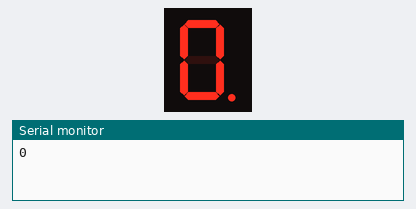
The sketch below on a simulated Arduino Uno, built with avr-gcc and run on an emulated ATmega328P. Parts: 1-digit seven-segment display, the last lines printed to the serial monitor. Wiring (inferred from the names in the program): 1-digit 7-segment display, segments lit when LOW: segments pin 5, pin 4, pin 9, pin 10, pin 11, pin 6, pin 7, pin 8. The segment pins are drawn as the display they are named for.

Above: at 0.1 s.
At 1.1 s:
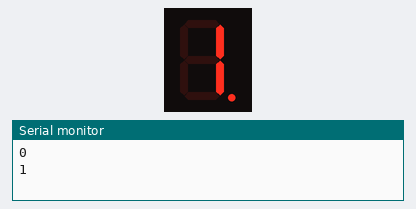
At 2.1 s:
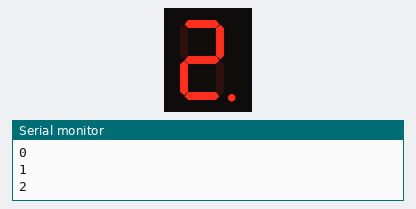
At 4.1 s:
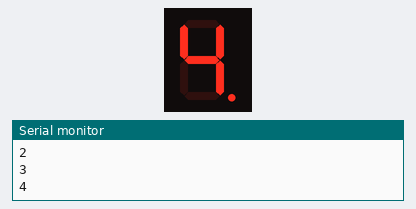
At 6.1 s:
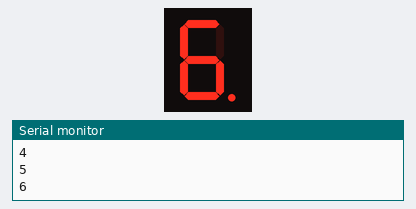
At 9.1 s:
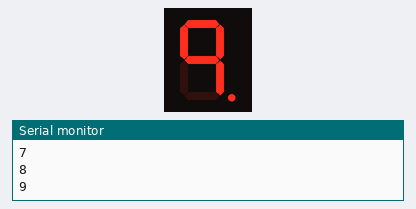

Measured:
- by itself, everything shown: repeats every 10.0 s, in 10 steps
- what the display in image 1 shows lasts 1.0 s, from 1.0 s to 2.0 s

The sketch:

epic_albar1.ino
```cpp
#define Led_A 5
#define Led_B 4
#define Led_C 9
#define Led_D 10
#define Led_E 11
#define Led_F 6
#define Led_G 7
#define Led_DOT 8

#define LEDOFF HIGH
#define LEDON LOW
#define viive 1000

void setup()
{
  pinMode(Led_A, OUTPUT);
  pinMode(Led_B, OUTPUT);
  pinMode(Led_C, OUTPUT);
  pinMode(Led_D, OUTPUT);
  pinMode(Led_E, OUTPUT);
  pinMode(Led_F, OUTPUT);
  pinMode(Led_G, OUTPUT);
  pinMode(Led_DOT, OUTPUT);

  digitalWrite(Led_A, LEDOFF);
  digitalWrite(Led_B, LEDOFF);
  digitalWrite(Led_C, LEDOFF);
  digitalWrite(Led_D, LEDOFF);
  digitalWrite(Led_E, LEDOFF);
  digitalWrite(Led_F, LEDOFF);
  digitalWrite(Led_G, LEDOFF);
  digitalWrite(Led_DOT, LEDOFF);

  Serial.begin(9600);
}

void zero(){
	digitalWrite (Led_A, LEDON);
  	digitalWrite (Led_B, LEDON);
  	digitalWrite (Led_C, LEDON);
  	digitalWrite (Led_D, LEDON);
  	digitalWrite (Led_E, LEDON);
  	digitalWrite (Led_F, LEDON);
  	digitalWrite (Led_G, LEDOFF);
  	digitalWrite (Led_DOT, LEDON);
  	Serial.println("0");
}void one(){
	digitalWrite (Led_A, LEDOFF);
  	digitalWrite (Led_B, LEDON);
  	digitalWrite (Led_C, LEDON);
  	digitalWrite (Led_D, LEDOFF);
  	digitalWrite (Led_E, LEDOFF);
  	digitalWrite (Led_F, LEDOFF);
  	digitalWrite (Led_G, LEDOFF);
  	digitalWrite (Led_DOT, LEDON);
  	Serial.println("1");
}void two(){
	digitalWrite (Led_A, LEDON);
  	digitalWrite (Led_B, LEDON);
  	digitalWrite (Led_C, LEDOFF);
  	digitalWrite (Led_D, LEDON);
  	digitalWrite (Led_E, LEDON);
  	digitalWrite (Led_F, LEDOFF);
  	digitalWrite (Led_G, LEDON);
  	digitalWrite (Led_DOT, LEDON);
  	Serial.println("2");
}void three(){
	digitalWrite (Led_A, LEDON);
  	digitalWrite (Led_B, LEDON);
  	digitalWrite (Led_C, LEDON);
  	digitalWrite (Led_D, LEDON);
  	digitalWrite (Led_E, LEDOFF);
  	digitalWrite (Led_F, LEDOFF);
  	digitalWrite (Led_G, LEDON);
  	digitalWrite (Led_DOT, LEDON);
  	Serial.println("3");
}void four(){
	digitalWrite (Led_A, LEDOFF);
  	digitalWrite (Led_B, LEDON);
  	digitalWrite (Led_C, LEDON);
  	digitalWrite (Led_D, LEDOFF);
  	digitalWrite (Led_E, LEDOFF);
  	digitalWrite (Led_F, LEDON);
  	digitalWrite (Led_G, LEDON);
  	digitalWrite (Led_DOT, LEDON);
  	Serial.println("4");
}void five(){
	digitalWrite (Led_A, LEDON);
  	digitalWrite (Led_B, LEDOFF);
  	digitalWrite (Led_C, LEDON);
  	digitalWrite (Led_D, LEDON);
  	digitalWrite (Led_E, LEDOFF);
  	digitalWrite (Led_F, LEDON);
  	digitalWrite (Led_G, LEDON);
  	digitalWrite (Led_DOT, LEDON);
  	Serial.println("5");
}void six(){
	digitalWrite (Led_A, LEDON);
  	digitalWrite (Led_B, LEDOFF);
  	digitalWrite (Led_C, LEDON);
  	digitalWrite (Led_D, LEDON);
  	digitalWrite (Led_E, LEDON);
  	digitalWrite (Led_F, LEDON);
  	digitalWrite (Led_G, LEDON);
  	digitalWrite (Led_DOT, LEDON);
  	Serial.println("6");
}void seven(){
	digitalWrite (Led_A, LEDON);
  	digitalWrite (Led_B, LEDON);
  	digitalWrite (Led_C, LEDON);
  	digitalWrite (Led_D, LEDOFF);
  	digitalWrite (Led_E, LEDOFF);
  	digitalWrite (Led_F, LEDOFF);
  	digitalWrite (Led_G, LEDOFF);
  	digitalWrite (Led_DOT, LEDON);
  	Serial.println("7");
}void eight(){
  	digitalWrite (Led_A, LEDON);
  	digitalWrite (Led_B, LEDON);
  	digitalWrite (Led_C, LEDON);
  	digitalWrite (Led_D, LEDON);
  	digitalWrite (Led_E, LEDON);
  	digitalWrite (Led_F, LEDON);
  	digitalWrite (Led_G, LEDON);
  	digitalWrite (Led_DOT, LEDON);
  	Serial.println("8");
}void nine(){
	digitalWrite (Led_A, LEDON);
  	digitalWrite (Led_B, LEDON);
  	digitalWrite (Led_C, LEDON);
  	digitalWrite (Led_D, LEDOFF);
  	digitalWrite (Led_E, LEDOFF);
  	digitalWrite (Led_F, LEDON);
  	digitalWrite (Led_G, LEDON);
  	digitalWrite (Led_DOT, LEDON);
  	Serial.println("9");
}


//funktio johon laitettu muuttuja
void showNum(int number){
  //muuttaa annettua muuttujaa
  switch(number){
    //mikäli muuttuja on 0 se kutsuu funktion zero
  	case 0:zero();;break;
	/*break lopettaa haun funktiosta, jos ei ole muistanut tätä funktio
    ei pysähdy kyseisen tapauksen kohdalle
    ja hyppää kyseisen tapauksen yli*/
    case 1:one();break;
    case 2:two();break;
    case 3:three();break;
    case 4:four();break;
    case 5:five();break;
    case 6:six();break;
    case 7:seven();break;
    case 8:eight();break;
    case 9:nine();break;

  }
}
//kutsuu sen sisällä olevia funktioita
void loop(){
//kutsuu kyseistä funktiota muuttujan arvolla 0
  showNum(0);
/*pitää määritetyn mittaisen tauon jonka jälkeen
jatkaa funktioitten kutsumista*/
  delay (viive);
//kutsuu funktiota muuttujalla 1
  	showNum(1);
  delay (viive);
  	showNum(2);
  delay (viive);
  	showNum(3);
  delay (viive);
  	showNum(4);
  delay (viive);
  	showNum(5);
  delay (viive);
  	showNum(6);
  delay (viive);
  	showNum(7);
  delay (viive);
  	showNum(8);
  delay (viive);
  	showNum(9);
  delay (viive);
}
```
